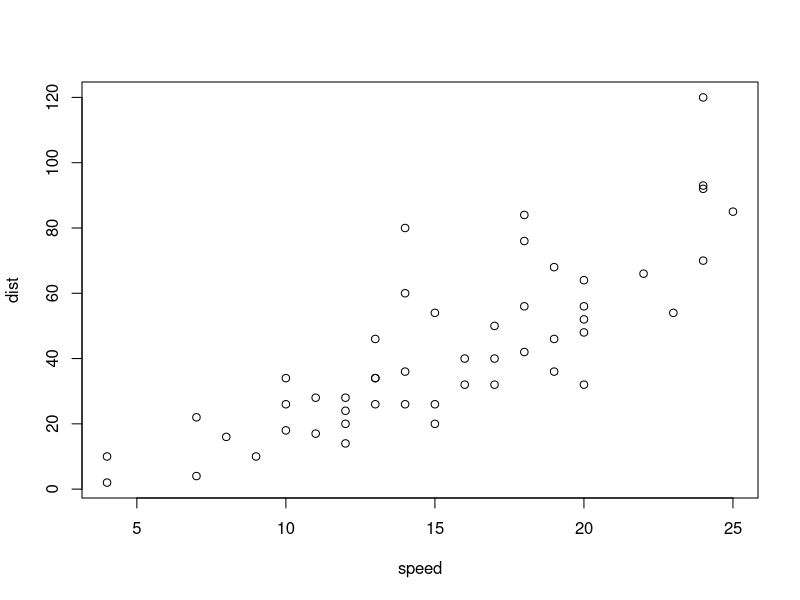
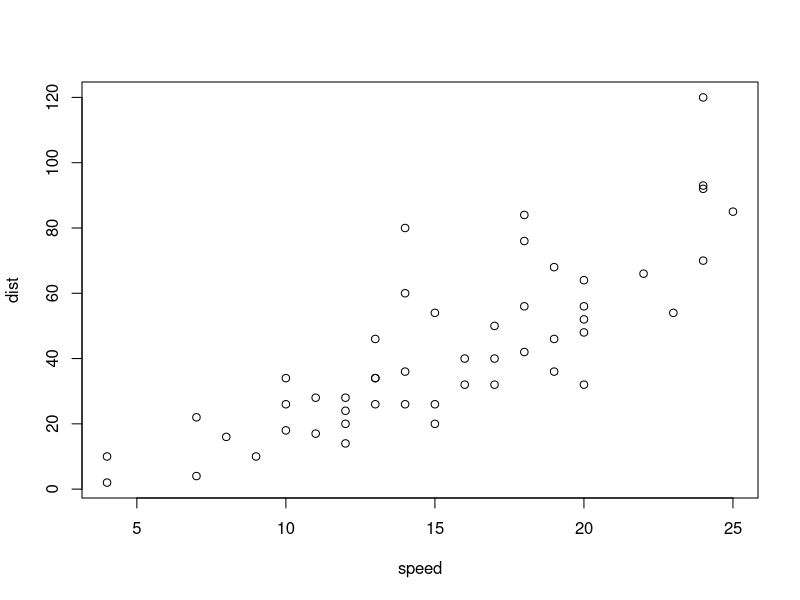
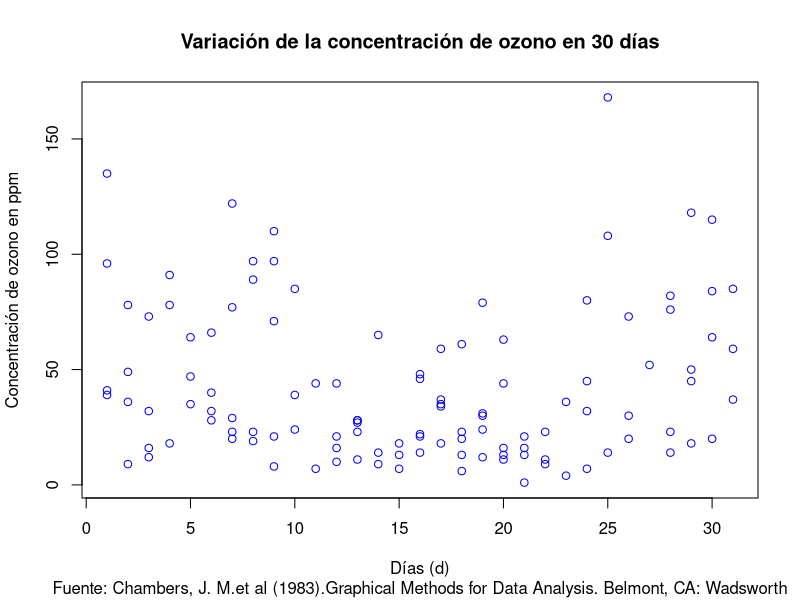
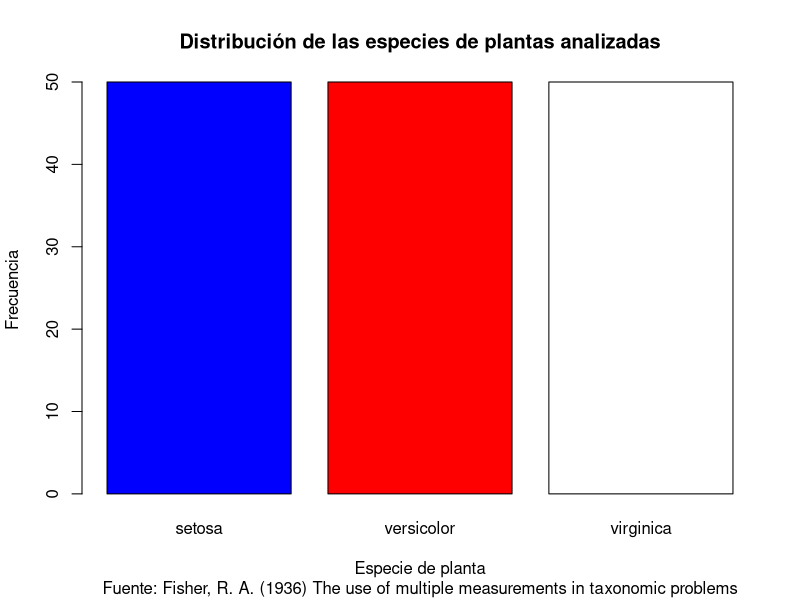
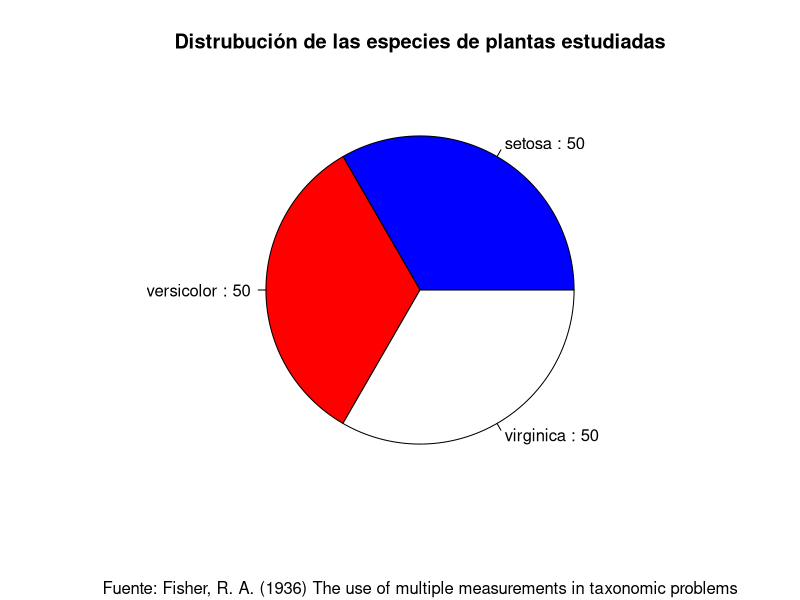
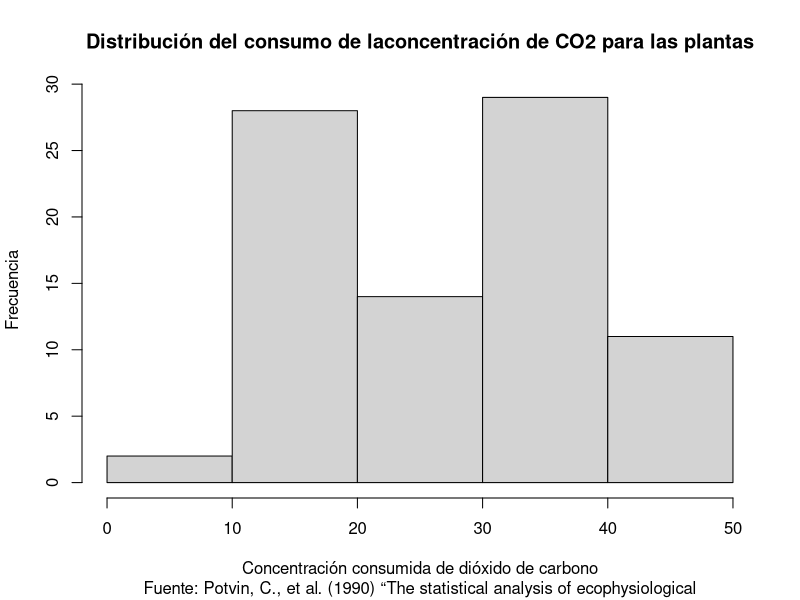
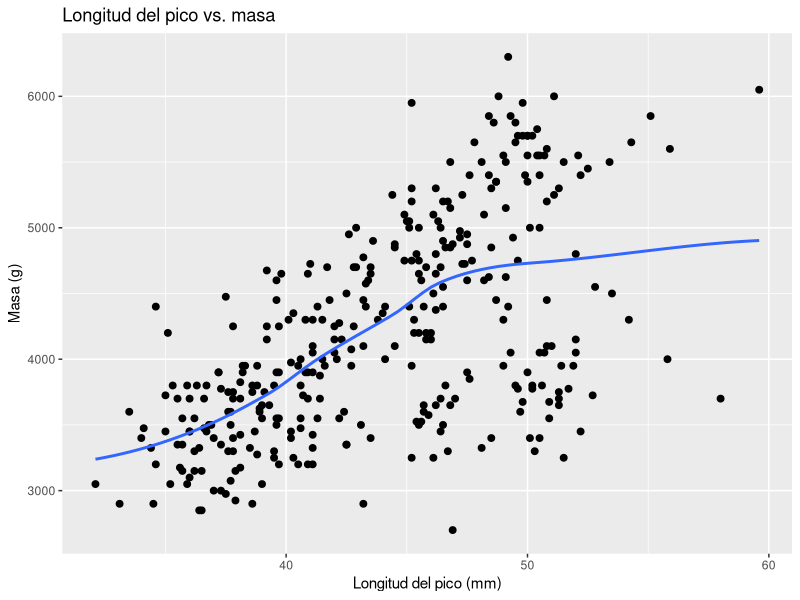
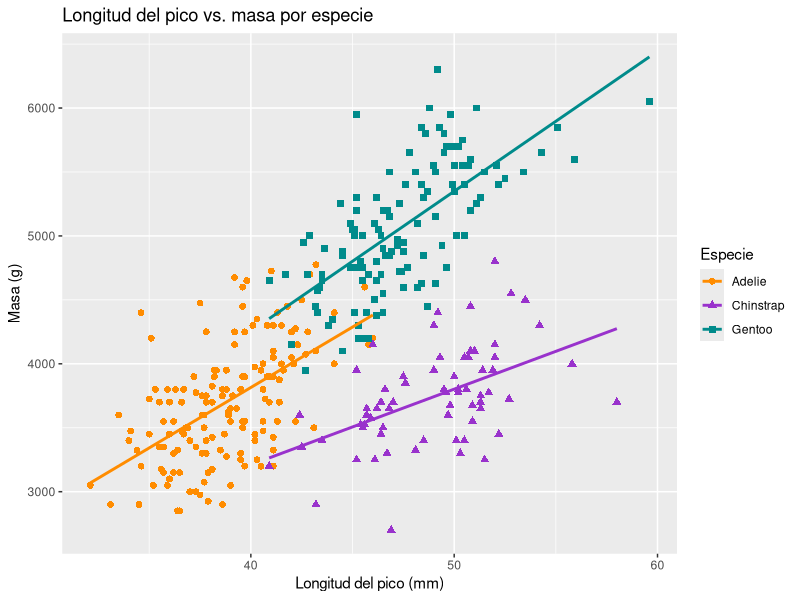

The R source for these figures, in order:
## ---- chunk 1

library(tidyverse)
library(palmerpenguins)
## ---- chunk 2
#| label: Gráfico-dispersión-cars
#| code-fold: true

plot (cars)

## ---- chunk 3
plot(cars)
## ---- chunk 4
plot(
  x=airquality$Day,
  y=airquality$Ozone,
  main= "Variación de la concentración de ozono en 30 días",
  sub="Fuente: Chambers, J. M.et al (1983).Graphical Methods for Data Analysis. Belmont, CA: Wadsworth",
  xlab= "Días (d)",
  ylab= "Concentración de ozono en ppm",
  col= "blue"
)
## ---- chunk 5
tipo_plant <- table(iris$Species)
colores <- c("blue", "red", "white")

barplot(
  height= tipo_plant,
  width = 100,
  col = colores,
  sub= "Fuente: Fisher, R. A. (1936) The use of multiple measurements in taxonomic problems",
  main = "Distribución de las especies de plantas analizadas",
  xlab = "Especie de planta",
  ylab = "Frecuencia",
)
## ---- chunk 6
pie(
  x = tipo_plant,
  col= colores,
  sub= "Fuente: Fisher, R. A. (1936) The use of multiple measurements in taxonomic problems",
  main = "Distrubución de las especies de plantas estudiadas",
  labels = paste(names(tipo_plant), ":", tipo_plant)
)

## ---- chunk 7
hist(
  x = CO2$uptake, 
  breaks = 5,
  main = "Distribución del consumo de laconcentración de CO2 para las plantas", 
  xlab = "Concentración consumida de dióxido de carbono", 
  ylab = "Frecuencia",
  sub= "Fuente: Potvin, C., et al. (1990) “The statistical analysis of ecophysiological"
)
## ---- chunk 8
penguins |>
  ggplot(aes(x = bill_length_mm, y = body_mass_g)) +
  geom_point(size = 2) +
  geom_smooth(method = "loess", se = FALSE) +
  ggtitle("Longitud del pico vs. masa") +
  xlab("Longitud del pico (mm)") +
  ylab("Masa (g)") +
  labs(color = "Especie", shape = "Especie")

## ---- chunk 9
# Gráfico de dispersión de longitud del pico vs masa (peso) por especie
penguins |>
ggplot(aes(x = bill_length_mm, y = body_mass_g)) +
  geom_point(aes(color = species,
                 shape = species),
             size = 2) +
  geom_smooth(method = "lm", se = FALSE, aes(color = species)) +
  scale_color_manual(values = c("darkorange", "darkorchid", "cyan4")) +
  ggtitle("Longitud del pico vs. masa por especie") +
  xlab("Longitud del pico (mm)") +
  ylab("Masa (g)") +
  labs(color = "Especie", shape = "Especie")
